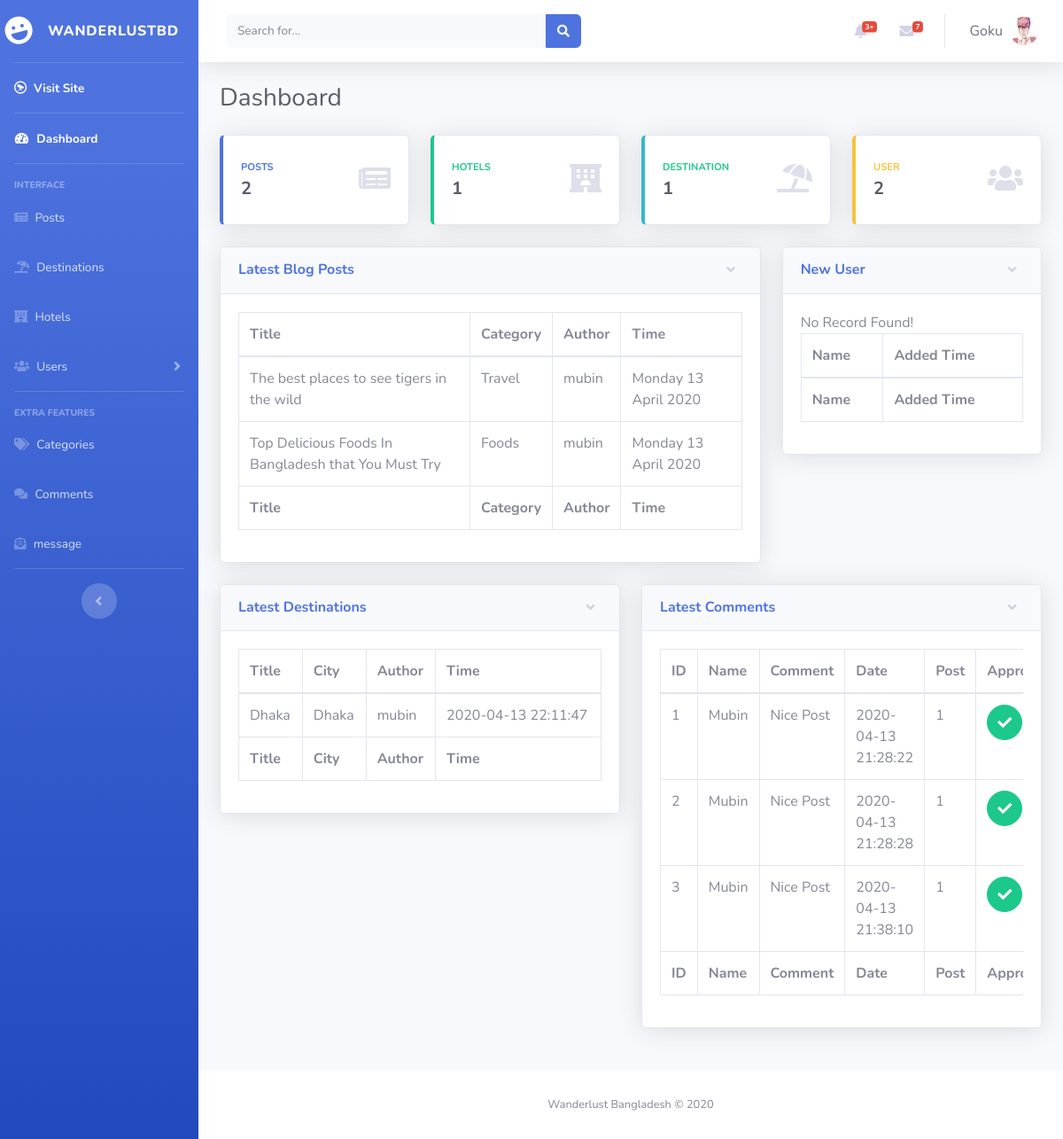
/admin/index.php (signed in), run on an earlier commit of the app's database.
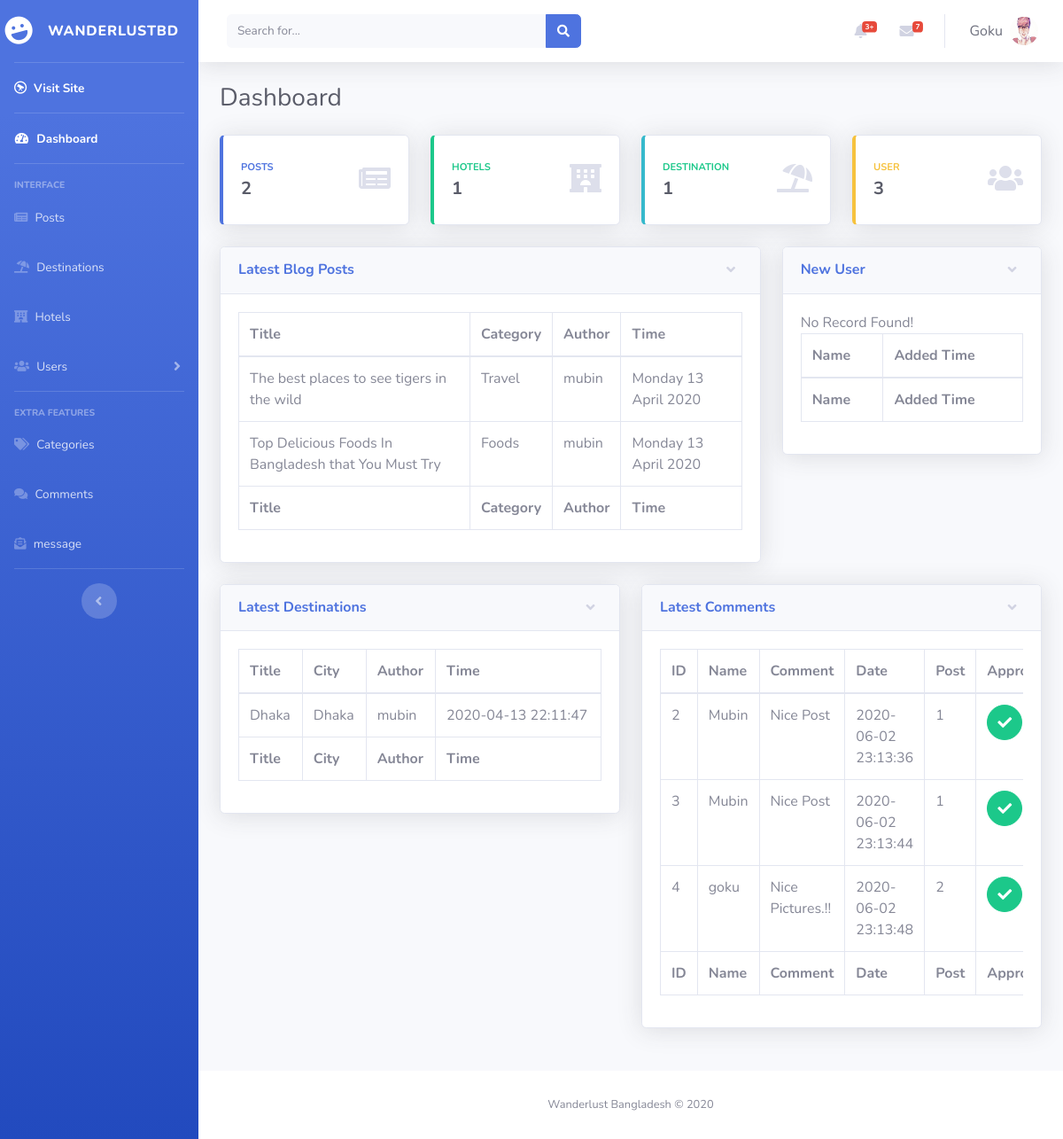
And on a later commit of the database.
### tables this page shows
CREATE TABLE `posts` (
  `post_id` int(11) NOT NULL,
  `post_title` varchar(255) NOT NULL,
  `post_category` varchar(255) NOT NULL,
  `post_category_id` int(11) NOT NULL,
  `post_author` varchar(255) NOT NULL,
  `post_content` text NOT NULL,
  `post_date` varchar(255) NOT NULL,
  `post_image` varchar(255) DEFAULT NULL,
  `post_comment_count` int(255) NOT NULL,
  `post_views` int(255) NOT NULL,
  `post_tags` varchar(20) NOT NULL,
  `post_status` varchar(255) NOT NULL DEFAULT 'draft',
  `post_track` text NOT NULL
);

CREATE TABLE `destinations` (
  `dest_id` int(11) NOT NULL,
  `dest_title` varchar(255) NOT NULL,
  `dest_city` varchar(255) NOT NULL,
  `dest_city_id` int(11) NOT NULL,
  `dest_author` varchar(255) NOT NULL,
  `dest_content` text NOT NULL,
  `dest_image` varchar(255) NOT NULL,
  `dest_views` int(255) NOT NULL,
  `dest_tags` varchar(30) NOT NULL,
  `dest_status` varchar(11) NOT NULL DEFAULT 'draft',
  `dest_date` datetime NOT NULL DEFAULT current_timestamp() ON UPDATE current_timestamp()
);

CREATE TABLE `comments` (
  `comm_id` int(11) NOT NULL,
  `comment_name` varchar(255) NOT NULL,
  `comment_email` varchar(255) NOT NULL,
  `comment_body` text NOT NULL,
  `comment_status` varchar(50) NOT NULL DEFAULT 'unapproved',
  `comment_post_id` int(11) NOT NULL,
  `comment_date` datetime DEFAULT current_timestamp() ON UPDATE current_timestamp()
);

### admin/index.php (the view, shortened to what the changed rows need)
<?php
include "include/header.php";
if (isset($_SESSION['username'])) {
?>
  <div id="content-wrapper" class="d-flex flex-column">
    <div id="content">
      <?php include "include/topnavbar.php"; ?>
      <div class="container-fluid">
        <div class="d-sm-flex align-items-center justify-content-between mb-4">
          <h1 class="h3 mb-0 text-gray-800">Dashboard</h1>
        </div>
        <div class="row">
          <div class="col-xl-3 col-md-6 mb-4">
            <div class="card border-left-primary shadow h-100 py-2">
              <div class="card-body">
                <div class="row no-gutters align-items-center">
                  <div class="col mr-2">
                    <div class="text-xs font-weight-bold text-primary text-uppercase mb-1">Posts</div>
                    <div class="h5 mb-0 font-weight-bold text-gray-800">
                      <?php
                      $totalPostCount = "SELECT post_id FROM posts ORDER BY post_id";
                      $Count_response = mysqli_query($conn, $totalPostCount);
                      $row = mysqli_num_rows($Count_response);
                      echo $row;
                      ?>
                    </div>
                  </div>
                  <div class="col-auto">
                    <i class="fas fa-newspaper fa-2x text-gray-300"></i>
                  </div>
                </div>
              </div>
            </div>
          </div>
          <div class="col-xl-3 col-md-6 mb-4">
            <div class="card border-left-success shadow h-100 py-2">
              <div class="card-body">
                <div class="row no-gutters align-items-center">
                  <div class="col mr-2">
                    <div class="text-xs font-weight-bold text-success text-uppercase mb-1">Hotels</div>
                    <div class="h5 mb-0 font-weight-bold text-gray-800">
                      <?php
                      $totalDestinationCount = "SELECT hotel_id FROM hotels ORDER BY hotel_id";
                      $Count_response = mysqli_query($conn, $totalDestinationCount);
                      $row = mysqli_num_rows($Count_response);
                      echo $row;
                      ?>
                    </div>
                  </div>
                  <div class="col-auto">
                    <i class="fas fa-hotel fa-2x text-gray-300"></i>
                  </div>
                </div>
              </div>
            </div>
          </div>
          <div class="col-xl-3 col-md-6 mb-4">
            <div class="card border-left-info shadow h-100 py-2">
              <div class="card-body">
                <div class="row no-gutters align-items-center">
                  <div class="col mr-2">
                    <div class="text-xs font-weight-bold text-success text-uppercase mb-1">Destination</div>
                    <div class="h5 mb-0 font-weight-bold text-gray-800">
                      <?php
                      $totalDestinationCount = "SELECT dest_id FROM destinations ORDER BY dest_id";
                      $Count_response = mysqli_query($conn, $totalDestinationCount);
                      $row = mysqli_num_rows($Count_response);
                      echo $row;
                      ?>
                    </div>
                  </div>
                  <div class="col-auto">
                    <i class="fas fa-umbrella-beach fa-2x text-gray-300"></i>
                  </div>
                </div>
              </div>
            </div>
          </div>
          <div class="col-xl-3 col-md-6 mb-4">
            <div class="card border-left-warning shadow h-100 py-2">
              <div class="card-body">
                <div class="row no-gutters align-items-center">
                  <div class="col mr-2">
                    <div class="text-xs font-weight-bold text-warning text-uppercase mb-1">User</div>
                    <div class="h5 mb-0 font-weight-bold text-gray-800">
                      <?php
                      $totalUserCount = "SELECT id FROM users ORDER BY id";
                      $Count_response = mysqli_query($conn, $totalUserCount);
                      $row = mysqli_num_rows($Count_response);
                      echo $row;
                      ?>
                    </div>
                  </div>
                  <div class="col-auto">
                    <i class="fas fa-users fa-2x text-gray-300"></i>
                  </div>
                </div>
              </div>
            </div>
          </div>
        </div>
        <div class="row">
          <div class="col-xl-8 col-lg-7">
            <div class="card shadow mb-4">
              <a href="#collapseCardPost" class="d-block card-header py-3" data-toggle="collapse" role="button" aria-expanded="true" aria-controls="collapseCardExample">
                <h6 class="m-0 font-weight-bold text-primary">Latest Blog Posts</h6>
              </a>
              <div class="collapse show" id="collapseCardPost">
                <div class="card-body">
                  <?php
                  $show_data = "SELECT * FROM posts ORDER BY post_id DESC LIMIT 5";
                  $query_response = mysqli_query($conn, $show_data);
                  ?>
                  <div class="table-responsive">
                    <table class="table table-bordered" width="100%" cellspacing="0">
                      <thead>
                        <tr>
                          <th>Title</th>
                          <th>Category</th>
                          <th>Author</th>
                          <th>Time</th>
                        </tr>
                      </thead>
                      <tfoot>
                        <tr>
                          <th>Title</th>
                          <th>Category</th>
                          <th>Author</th>
                          <th>Time</th>
                        </tr>
                      </tfoot>
                      <tbody>
                        <?php
                        if (mysqli_num_rows($query_response) > 0) {
                          while ($row = mysqli_fetch_assoc($query_response)) {
                        ?>
                            <tr>
                              <td><?php echo $row['post_title']; ?></td>
                              <td><?php echo $row['post_category']; ?></td>
                              <td><?php echo $row['post_author']; ?></td>
                              <td><?php echo $row['post_date']; ?></td>
                            </tr>
                        <?php
                          }
                        } else {
                          echo "No Record Found!";
                        }
                        ?>
                      </tbody>
                    </table>
                  </div>
                </div>
              </div>
            </div>
          </div>
          <div class="col-xl-4 col-lg-5">
            <div class="card shadow mb-4">
              <a href="#collapseCardUser" class="d-block card-header py-3" data-toggle="collapse" role="button" aria-expanded="true" aria-controls="collapseCardExample">
                <h6 class="m-0 font-weight-bold text-primary">New User</h6>
              </a>
              <div class="collapse show" id="collapseCardUser">
                <div class="card-body">
                 <div class="table-responsive">
                   <table class="table table-bordered"  width="100%" cellspacing="0">
                     <thead>
                       <tr>
                         <th>Name</th>
                         <th>Added Time</th>
                       </tr>
                     </thead>
                     <tfoot>
                       <tr>
                         <th>Name</th>
                         <th>Added Time</th>
                       </tr>
                     </tfoot>
                   </table>
                 </div>
                </div>
              </div>
            </div>
          </div>
        </div>
        <div class="row">
          <div class="col-lg-6 mb-4">
            <div class="card shadow mb-4">
              <a href="#collapseCardDestination" class="d-block card-header py-3" data-toggle="collapse" role="button" aria-expanded="true" aria-controls="collapseCardExample">
                <h6 class="m-0 font-weight-bold text-primary">Latest Destinations</h6>
              </a>
              <div class="collapse show" id="collapseCardDestination">
                <div class="card-body">
                  <?php
                  $show_data = "SELECT * FROM destinations ORDER BY dest_id DESC LIMIT 5";
                  $query_response = mysqli_query($conn, $show_data);
                  ?>
                  <div class="table-responsive">
                    <table class="table table-bordered"  width="100%" cellspacing="0">
                      <thead>
                        <tr>
                          <th>Title</th>
                          <th>City</th>
                          <th>Author</th>
                          <th>Time</th>
                        </tr>
                      </thead>
                      <tfoot>
                        <tr>
                          <th>Title</th>
                          <th>City</th>
                          <th>Author</th>
                          <th>Time</th>
                        </tr>
                      </tfoot>
                      <tbody>
                        <?php
                        if (mysqli_num_rows($query_response) > 0) {
                          while ($row = mysqli_fetch_assoc($query_response)) {
                        ?>
                            <tr>
                              <td><?php echo $row['dest_title']; ?></td>
                              <td><?php echo $row['dest_city']; ?></td>
                              <td><?php echo $row['dest_author']; ?></td>
                              <td><?php echo $row['dest_date']; ?></td>
                            </tr>
                        <?php
                          }
                        } else {
                          echo "No Record Found!";
                        }
                        ?>
                      </tbody>
                    </table>
                  </div>
                </div>
              </div>
            </div>
          </div>
          <div class="col-lg-6 mb-4">
            <div class="card shadow mb-4">
              <a href="#collapseCardComment" class="d-block card-header py-3" data-toggle="collapse" role="button" aria-expanded="true" aria-controls="collapseCardExample">
                <h6 class="m-0 font-weight-bold text-primary">Latest Comments</h6>
              </a>
              <div class="card-body">
                <div class="table-responsive">
                  <?php
                  $show_data = "SELECT * FROM comments ORDER BY comment_date LIMIT 5";
                  $query_response = mysqli_query($conn, $show_data);
                  ?>
                  <table class="table table-bordered" width="100%" cellspacing="0">
                    <thead>
                      <tr>
                        <th>ID</th>
                        <th>Name</th>
                        <th>Comment</th>
                        <th>Date</th>
                        <th>Post</th>
                        <th>Approve</th>
                      </tr>
                    </thead>
                    <tfoot>
                      <tr>
                        <th>ID</th>
                        <th>Name</th>
                        <th>Comment</th>
                        <th>Date</th>
                        <th>Post</th>
                        <th>Approve</th>
                      </tr>
                    </tfoot>
                    <tbody>
                      <?php
                      if (mysqli_num_rows($query_response) > 0) {
                        while ($row = mysqli_fetch_assoc($query_response)) {
                      ?>
                          <tr>
                            <td><?php echo $row['comm_id']; ?></td>
                            <td><?php echo  $row['comment_name']; ?></td>
                            <td><?php echo $row['comment_body']; ?></td>
                            <td><?php echo $row['comment_date']; ?></td>
                            <td><?php echo $row['comment_post_id']; ?></td>
                            <td>
                              <form action="functions.php" method="POST">
                                <button type="submit" name="approveBtn" class="btn btn-success btn-circle">
                                  <i class="fas fa-check"></i>
                                </button>
                              </form>
                            </td>
                          </tr>
                      <?php
                        }
                      } else {
                        echo "No Record Found!";
                      }
                      ?>
                    </tbody>
                  </table>
                </div>
              </div>
            </div>
          </div>
        </div>
      </div>
    </div>
    <?php include "include/footer.php" ?>
    <?php include "include/scripts.php"; ?>
  <?php
}
  ?>

What changed in the data, as far as the page shows it:
removed comments: comm_id "1", comment_name "Mubin", comment_body "Nice Post", comment_date "2020-04-13 21:28:22", comment_post "1"
changed comments id 2: comment_date "2020-04-13 21:28:28" → "2020-06-02 23:13:36"
changed comments id 3: comment_date "2020-04-13 21:38:10" → "2020-06-02 23:13:44"
added comments: comm_id "4", comment_name "goku", comment_body "Nice Pictures.!!", comment_date "2020-06-02 23:13:48", comment_post "2"
Also different on the page:
$row: "2" → "3"
